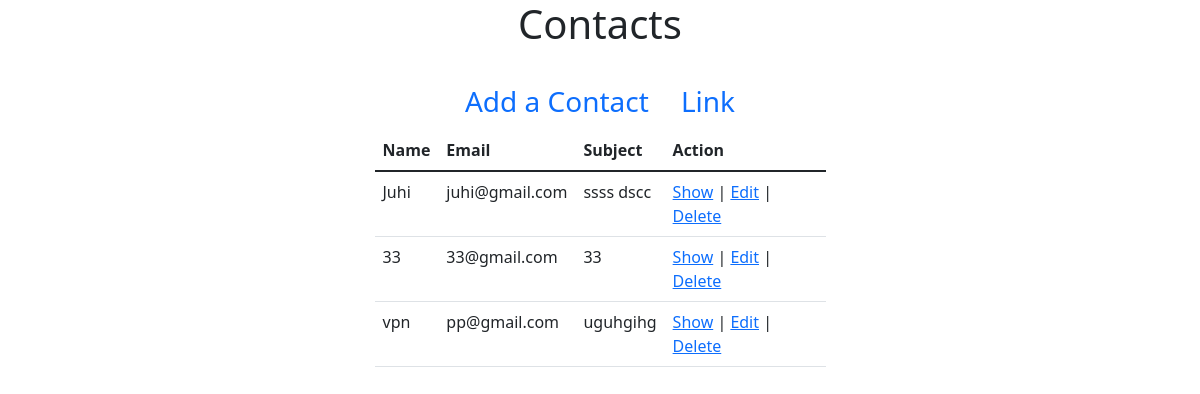
The app's page /admin/Contacts/index.php with its own data.
### tables this page shows
CREATE TABLE `contacts` (
  `id` int(11) NOT NULL,
  `name` varchar(40) NOT NULL,
  `email` varchar(40) NOT NULL,
  `subject` varchar(255) NOT NULL
);

### src/Contact.php (called while the page is built, shortened)
<?php
class Contact
{
public function index(){
    $conn = new PDO("mysql:host=localhost;dbname=ecommerceseip",
        'root', '');
    $conn->setAttribute(PDO::ATTR_ERRMODE,
        PDO::ERRMODE_EXCEPTION);
    $query = "SELECT * FROM `contacts`";
    $stmt = $conn->prepare($query);
    $result = $stmt->execute();
    $contacts = $stmt->fetchAll();
    return $contacts;
}
}

### admin/Contacts/index.php (the view, shortened to what this page needs)
<?php
$_contact= new Contact();
$contacts=$_contact->index();
?>
<!doctype html>
<html lang="en">
<head>
    <link href="https://cdn.jsdelivr.net/npm/bootstrap@5.1.3/dist/css/bootstrap.min.css" rel="stylesheet">
</head>
<body>
<section>
    <div class="container">
        <div class="row justify-content-center">
            <div class="col-md-5">
                <h1 class="text-center mb-4">Contacts</h1>
                <ul class="nav justify-content-center fs-3">
                    <li class="nav-item">
                        <a class="nav-link active" aria-current="page" href="create.php">
                            Add a Contact
                        </a>
                    </li>
                    <li class="nav-item">
                        <a class="nav-link" href="#">Link</a>
                    </li>
                </ul>
                <table class="table">
                    <thead>
                    <tr>
                        <th scope="col">Name</th>
                        <th scope="col">Email</th>
                        <th scope="col">Subject</th>
                        <th scope="col">Action</th>
                    </tr>
                    </thead>
                    <tbody>
                    <?php
                    if (count($contacts) > 0):
                        foreach ($contacts as $contact):
                            ?>
                            <tr>
                                <td><?= $contact['name']?></td>
                                <td><?= $contact['email']?></td>
                                <td><?= $contact['subject']?></td>
                                <td><a href="show.php?id=<?=$contact['id'];?>">Show</a>
                                    |
                                    <a href="edit.php?id=<?=$contact['id'];?>">Edit</a>
                                    |
                                    <a href="delete.php?id=<?=$contact['id'];?>"
                                       onclick="return confirm('Are you sure you want to delete?')">
                                        Delete
                                    </a>
                                </td>
                            </tr>
                        <?php
                        endforeach;
                    endif;
                    ?>
                    </tbody>
                </table>
            </div>
        </div>
    </div>
</section>
</body>
</html>

### records on screen
contacts: name "Juhi", email "juhi@gmail.com", subject "ssss dscc"
contacts: name "33", email "33@gmail.com", subject "33"
contacts: name "vpn", email "pp@gmail.com", subject "uguhgihg"
